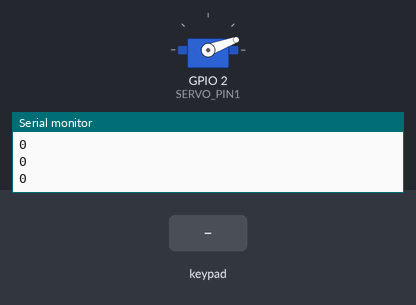
The sketch below on a simulated ESP32. Parts: servo, the last lines printed to the serial monitor. The inputs (shaded band) are chosen by the test bench.

Above: at 1.2 s.
1.3 s: key 'U' pressed
At 1.5 s:
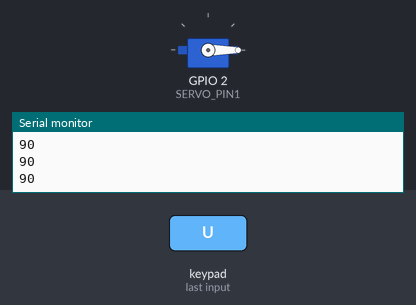
Timing chart, 0 to 4.3 s (numbered marks = the images above; inputs shaded):
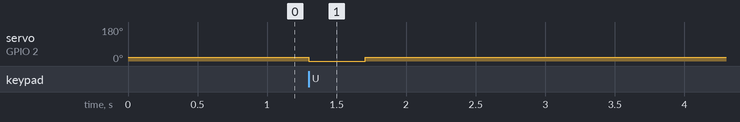

Measured:
- after the input at 1.3 s, servo on GPIO 2 (SERVO_PIN1): 20° → 0° at once, → 20° 0.40 s later

The sketch:

main.ino
```cpp
#include "pinAssignments.h"
#include "config.h"
#include "myTasks.h"
#include "Wire.h"

/* Semaphores */
SemaphoreHandle_t mutexI2C; /* I2C Mutex so only one task can access the I2C peripheral at a time */

/* Queues */
QueueHandle_t IMUDataQueue;


void setup() {
  // put your setup code here, to run once:
  Serial.begin(115200);
  Wire.begin(I2C_SDA, I2C_SCL, I2C_FREQ);
  Wire.setClock(I2C_FREQ);

  /* Create I2C mutex */
  if (mutexI2C == NULL) {
    mutexI2C = xSemaphoreCreateMutex();
    if (mutexI2C != NULL) {
      xSemaphoreGive(mutexI2C);
    }
  }

  /* Create queues */
  IMUDataQueue = xQueueCreate(1, sizeof(angleData));

  /* Create tasks */
  xTaskCreatePinnedToCore(
    taskIMU,           /* Function that implements the task */
    "IMU",             /* Text name for the task */
    10000,             /* Stack size in words, not bytes */
    nullptr,           /* Parameter passed into the task */
    TASK_IMU_PRIORITY, /* Task priority */
    &taskIMUHandle,    /* Pointer to store the task handle */
    tskNO_AFFINITY);

  /* Create tasks */
  xTaskCreatePinnedToCore(
    taskRemoteControl,           /* Function that implements the task */
    "RC",             /* Text name for the task */
    10000,             /* Stack size in words, not bytes */
    nullptr,           /* Parameter passed into the task */
    TASK_REMOTE_CONTROL_PRIORITY, /* Task priority */
    &taskRemoteControlHandle,    /* Pointer to store the task handle */
    tskNO_AFFINITY);
}


void loop() {
  // put your main code here, to run repeatedly:
}
```

movement.cpp
```cpp
#include "myTasks.h"
```

myTasks.h
```cpp
#ifndef MY_TASKS_H
#define MY_TASKS_H

#include "Arduino.h"
#include "freertos/FreeRTOS.h"

/* Structs */
struct angleData {
  float pitch; /* Pitch in degrees between -180 and 180 */
  float roll;  /* Roll in degrees between -180 and 180 */
  float yaw;   /* Yaw in degrees between -180 and 180 */
};

/* Tasks */
void taskIMU(void *pvParameters);
void taskRemoteControl(void *pvParameters);

/* Task handles */
extern TaskHandle_t taskIMUHandle;
extern TaskHandle_t taskRemoteControlHandle;

/* Queue handles */
extern QueueHandle_t IMUDataQueue;

/* Semaphores */
extern SemaphoreHandle_t mutexI2C; /* I2C Mutex so only one task can access the I2C peripheral at a time */


#endif
```

pinAssignments.h
```cpp
#ifndef PIN_ASSIGNMENTS_H
#define PIN_ASSIGNMENTS_H

/* I2C */
#define I2C_SCL 22
#define I2C_SDA 21

#define SERVO_PIN1 2
#define SERVO_PIN2 0
#define SERVO_PIN3 4

#endif
```

remoteControl.cpp
```cpp
#include "myTasks.h"
#include "config.h"
#include "pinAssignments.h"
#include <ESP32Servo.h>

#define CUSTOM_SETTINGS
#define INCLUDE_GAMEPAD_MODULE
#include <DabbleESP32.h>

/* Task handles */
TaskHandle_t taskRemoteControlHandle = nullptr;

volatile uint32_t angle;


/* Task to sample the IMU and process data */
void taskRemoteControl(void *pvParameters) {

  (void)pvParameters;

  static bool initialised = false;

  Servo myservo1;
  Servo myservo2;
  Servo myservo3;

  /* Task timing */
  const TickType_t xFrequency = configTICK_RATE_HZ / REMOTE_CONTROL_FREQUENCY;
  TickType_t xLastWakeTime = xTaskGetTickCount();

  /* Main loop */
  while (true) {

    /* Pause the task until enough time has passed */
    vTaskDelayUntil(&xLastWakeTime, xFrequency);

    /* Initialise Dabble */
    if (!initialised) {
      Dabble.begin("MyEsp32");
      ESP32PWM::allocateTimer(0);
      ESP32PWM::allocateTimer(1);
      ESP32PWM::allocateTimer(2);
      ESP32PWM::allocateTimer(3);
      myservo1.setPeriodHertz(50);
      myservo1.attach(SERVO_PIN1, 500, 2400);
      myservo1.write(90);
//      myservo2.setPeriodHertz(50);
//      myservo2.attach(SERVO_PIN2, 500, 2400);
//      myservo2.write(90);
//      myservo3.setPeriodHertz(50);
//      myservo3.attach(SERVO_PIN3, 500, 2400);
//      myservo3.write(90);
      initialised = true;
    }

      Dabble.processInput();

      angle = GamePad.getAngle();

      Serial.println(angle);
      if ((0 < angle) && (angle < 120)) {
        myservo1.write(0);
      }
      else {
        myservo1.write(20);
      }

      if (120 <= angle && angle < 240) {
        myservo2.write(0);
      }
      else {
        myservo2.write(90);
      }

      if (240 <= angle && angle <= 360) {
        myservo3.write(0);
      }
      else {
        myservo3.write(90);
      }


      //      val = map(angle, 0, 360, -180, 180);     // scale it to use it with the servo (value between 0 and 180)
      //      myservo1.write(val);


  }
}
```

sensorSampling.cpp
```cpp
#include "Wire.h"
#include "MPU6050_light.h"
#include "myTasks.h"
#include "config.h"

/* Task handles */
TaskHandle_t taskIMUHandle = nullptr;

/* Task to sample the IMU and process data */
void taskIMU(void *pvParameters) {

  (void)pvParameters;

  /* IMU Control */
  MPU6050 mpu(Wire);
  static bool initialised = false;
  static uint8_t status;

  /* IMU Data */
  struct angleData IMUData;

  /* Task timing */
  const TickType_t xFrequency = configTICK_RATE_HZ / IMU_SAMPLING_FREQUENCY;
  TickType_t xLastWakeTime = xTaskGetTickCount();

  /* Main loop */
  while (true) {

    /* Pause the task until enough time has passed */
    vTaskDelayUntil(&xLastWakeTime, xFrequency);

    /* Initialise IMU */
    if (!initialised) {
      if (xSemaphoreTake(mutexI2C, pdMS_TO_TICKS(1000)) == pdTRUE) {
        status = mpu.begin();
      }
      if (status != 0) {
        Serial.println("Unable to boot MPU6050");
        vTaskDelay(pdMS_TO_TICKS(1000));
        initialised = false;
      } else {
        initialised = true;
        Serial.println("Calibrating IMU");
        mpu.calcOffsets();
        Serial.println("Calibration complete");
      }
    }

    /* Get IMU samples */
    if (xSemaphoreTake(mutexI2C, pdMS_TO_TICKS(1000)) == pdTRUE) {
      mpu.update();
    }

    /* Pack readings into IMU data */
    IMUData.pitch = mpu.getAngleX();
    IMUData.roll = mpu.getAngleY();
    IMUData.yaw = mpu.getAngleZ();

    /* Write the struct that stores the IMU data to a single item queue to distribute to other tasks */
    xQueueOverwrite(IMUDataQueue, &IMUData);
  }
}
```

config.h
```cpp
#ifndef CONFIG_H
#define CONFIG_H


#define I2C_FREQ 400000 /* I2C frequency (fast mode) */

#define TASK_IMU_PRIORITY 10
#define IMU_SAMPLING_FREQUENCY 100 /* IMU Sampling frequency in Hz */

#define REMOTE_CONTROL_FREQUENCY 200

#define TASK_REMOTE_CONTROL_PRIORITY 9

#endif
```
